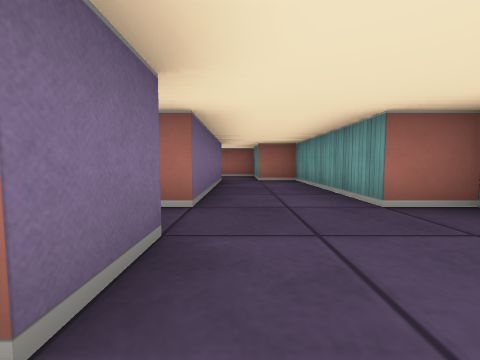
view 1 (above)

24 first-person views from a walk through a cub3D level. The camera is about half as high as the walls, tilts 4° down and sees 90° across. The floor is counted in squares. Each view is taken from the middle of a square. On the plan, view 1 faces up. The plan holds only what a view shows up to about 9 squares ahead; the rest is blank.

view 2
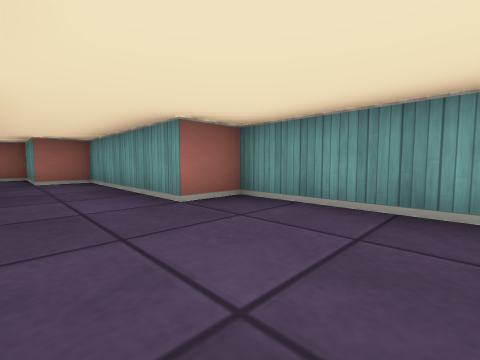

view 3
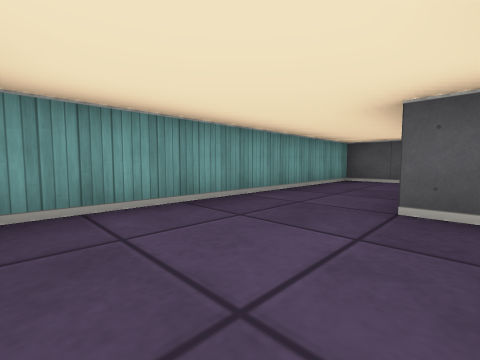

view 4
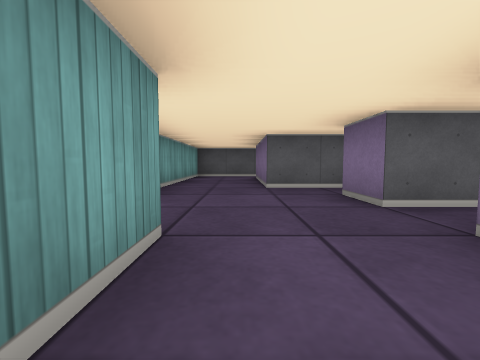

view 5
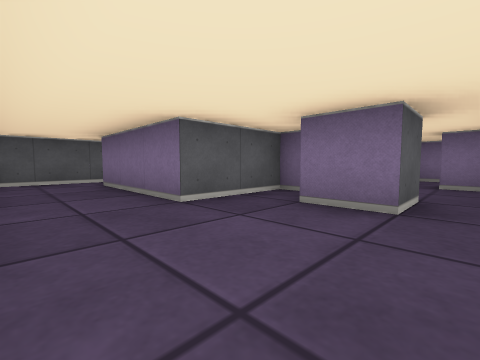

view 6
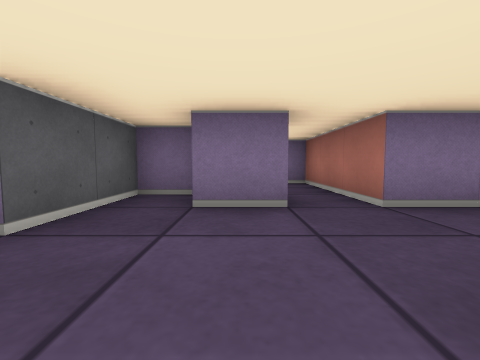

view 7
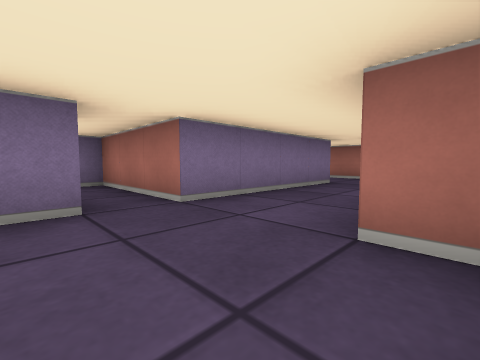

view 8
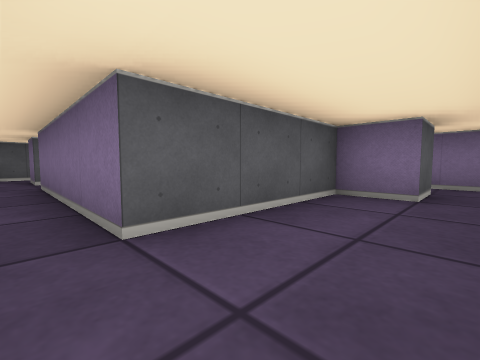

view 9
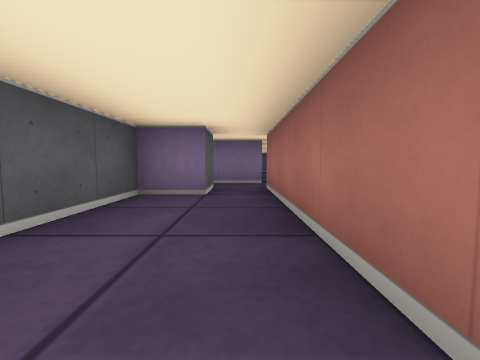

view 10
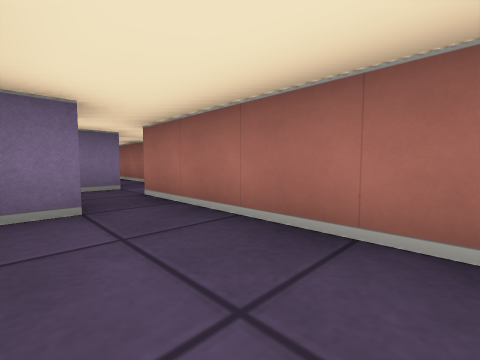

view 11
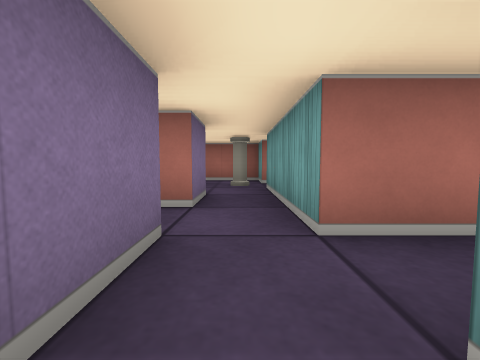

view 12
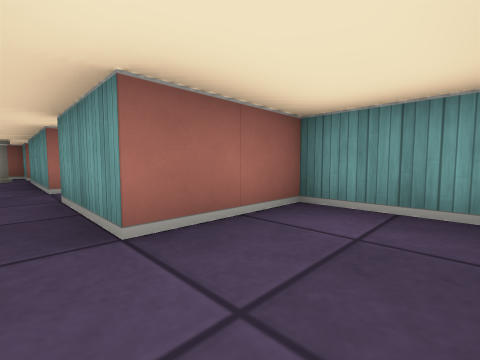

view 13
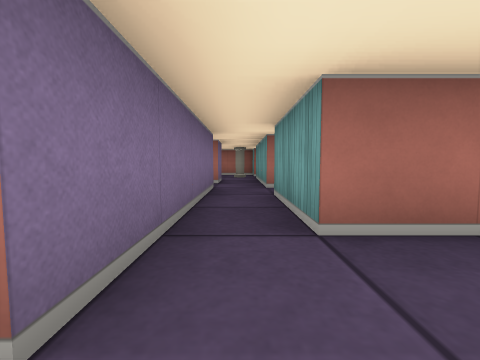

view 14
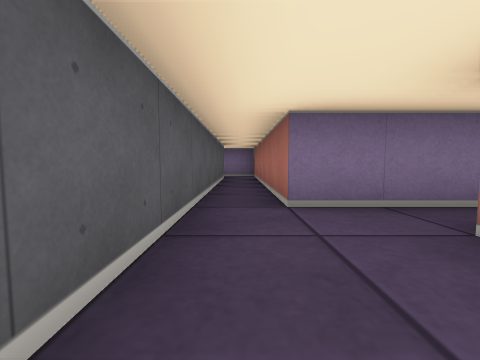

view 15
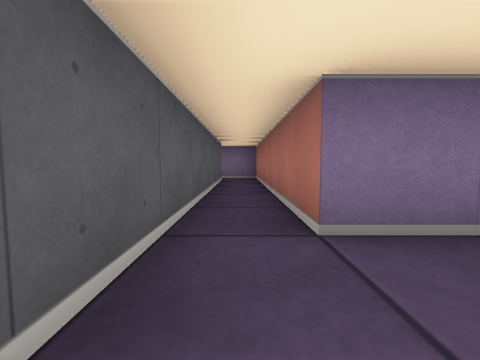

view 16
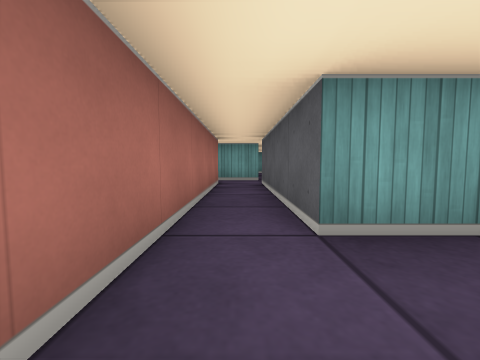

view 17
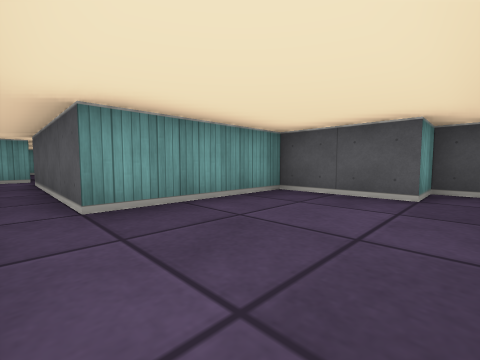

view 18
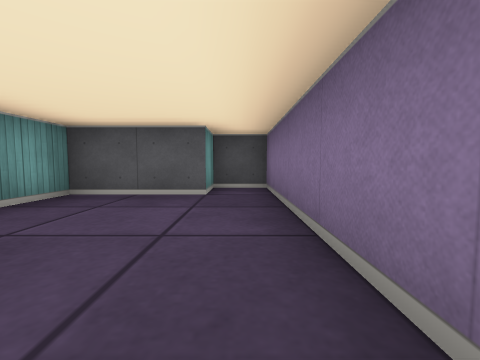

view 19
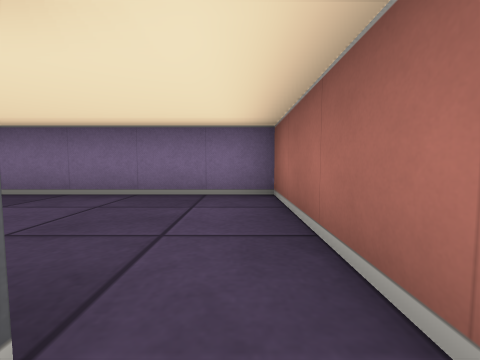

view 20
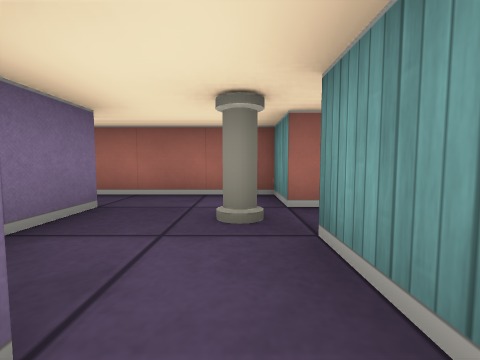

view 21
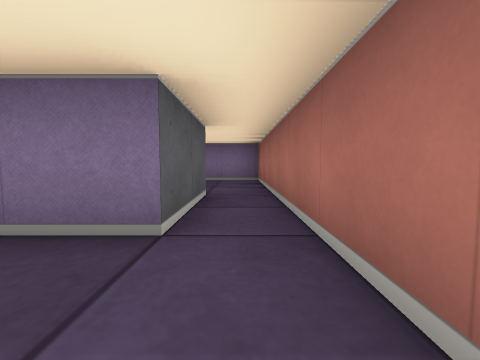

view 22
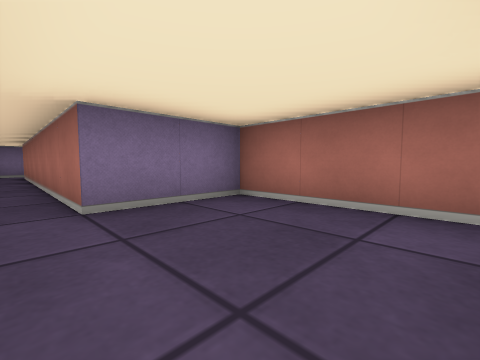

view 23
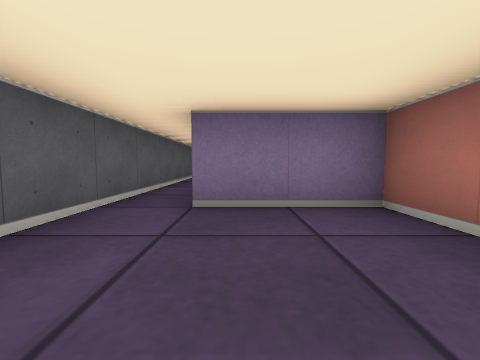

view 24
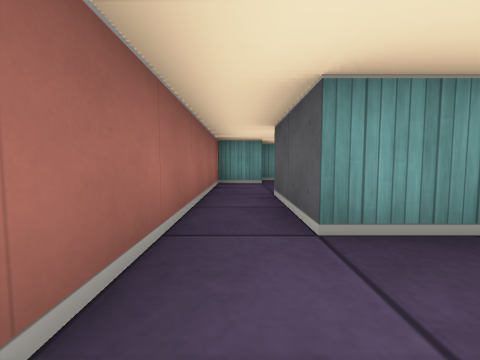

### Floor plan
Points are (right, up) in squares from view 1. A wall is a line through its corners. A room is listed if a view was taken in it or the views show most of it. See-through windows are left out.
Room 1 (views 1, 2, 3, 4, 5, 6, 7)
walls: (-1.5, 0.4) (-1.5, -0.5) (0.5, -0.5) (0.5, -3.5); (-1.6, 1.5) (-0.5, 1.5) (-0.5, 0.4); (0.1, -4.5) (2.5, -4.5) (2.5, 2.5) (1.5, 2.5) (1.5, 6.5) (0.5, 6.5) (0.5, 7.5); (-0.5, 6.5) (-0.5, 2.5) (-2.5, 2.5)
ways out: opening at (0, 7) to room 2; opening at (-2, 2); opening at (-0.5, -4)
Room 2 (views 8, 9, 10)
walls: (-4.5, 7.5) (-3.5, 7.5) (-3.5, 6.5) (-0.5, 6.5); (0.5, 7.5) (0.5, 8.5) (-4.5, 8.5)
ways out: opening at (0, 7) to room 1; opening at (-4, 8) to room 5
Room 3 (views 11, 12, 13, 14, 15)
walls: (-2.5, 3.9) (-2.5, 5.5) (-4.5, 5.5) (-4.5, 7.5); (-5.5, 7.5) (-5.5, 4.5) (-10.5, 4.5); (-10.5, 3.5) (-3.4, 3.5)
ways out: opening at (-5, 6.5) to room 5; opening at (-11, 4)
Room 4 (views 16, 17, 18)
walls: (-9.5, 9.5) (-12.5, 9.5) (-12.5, 4.5) (-11.5, 4.5); (-11.5, 5.5) (-9.5, 5.5) (-9.5, 8.5)
ways out: opening at (-10, 9) to room 5
Room 5 (views 19, 20)
walls: (-5.5, 10.5) (-5.5, 9.5) (-9.5, 9.5); (-4.5, 8.5) (-4.5, 10.5); (-9.5, 8.5) (-5.5, 8.5) (-5.5, 7.5)
ways out: opening at (-4, 8) to room 2; opening at (-5, 6.5) to room 3; opening at (-10, 9) to room 4; opening at (-5, 10) to room 6
Room 6 (view 21)
walls: (-4.5, 12.5) (-4.5, 13.5) (-8.5, 13.5); (-4.5, 10.5) (-4.5, 11.5); (-3.5, 12) (-3.5, 12.5); (-8.5, 12.5) (-6.5, 12.5) (-6.5, 11.4)
ways out: opening at (-5, 10) to room 5; opening at (-7.5, 13) to room 7
objects: pillar (-5, 12)
Room 7 (views 22, 23, 24)
walls: (-16.5, 10.5) (-10.4, 10.5); (-8.5, 11.4) (-8.5, 12.5); (-8.5, 13.5) (-11.5, 13.5) (-11.5, 11.5) (-18.5, 11.5); (-19.5, 11.6) (-19.5, 11)
ways out: opening at (-7.5, 13) to room 6

Where each view was taken, in squares from view 1:
view 1: 0 up, 0 right, facing up
view 2: 0 up, 0 right, facing up-right
view 3: 2 up, 0 right, facing down-right
view 4: 4 up, 1 right, facing down
view 5: 2 up, 2 right, facing down-left
view 6: 1 up, 2 right, facing left
view 7: 1 up, 2 right, facing up-left
view 8: 8 up, 0 right, facing down-left
view 9: 8 up, 0 right, facing left
view 10: 7 up, 1 left, facing up-left
view 11: 7 up, 5 left, facing up
view 12: 4 up, 5 left, facing up-right
view 13: 4 up, 5 left, facing up
view 14: 4 up, 3 left, facing left
view 15: 4 up, 4 left, facing left
view 16: 9 up, 11 left, facing right
view 17: 9 up, 12 left, facing down-right
view 18: 9 up, 12 left, facing down
view 19: 9 up, 9 left, facing left
view 20: 10 up, 5 left, facing up
view 21: 13 up, 5 left, facing left
view 22: 11 up, 9 left, facing up-left
view 23: 12 up, 9 left, facing left
view 24: 13 up, 10 left, facing right
